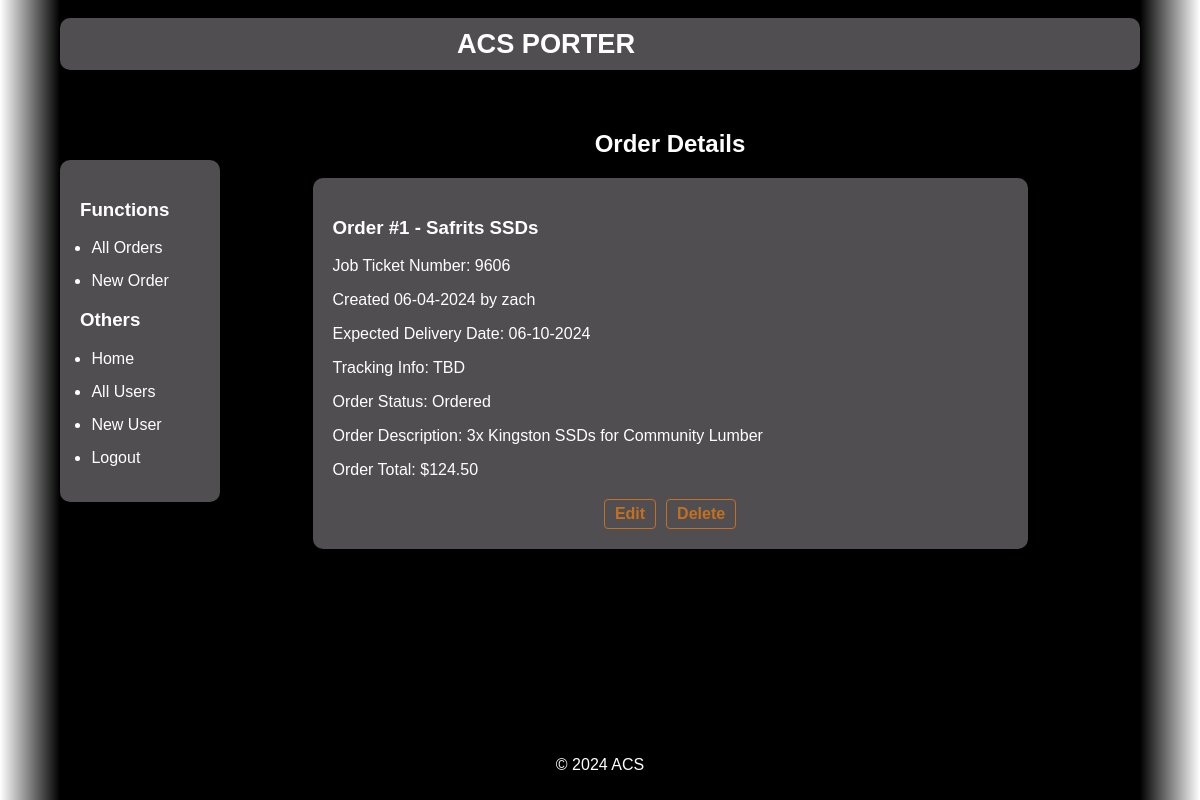
The app's page /orders/1/ (signed in), older data.
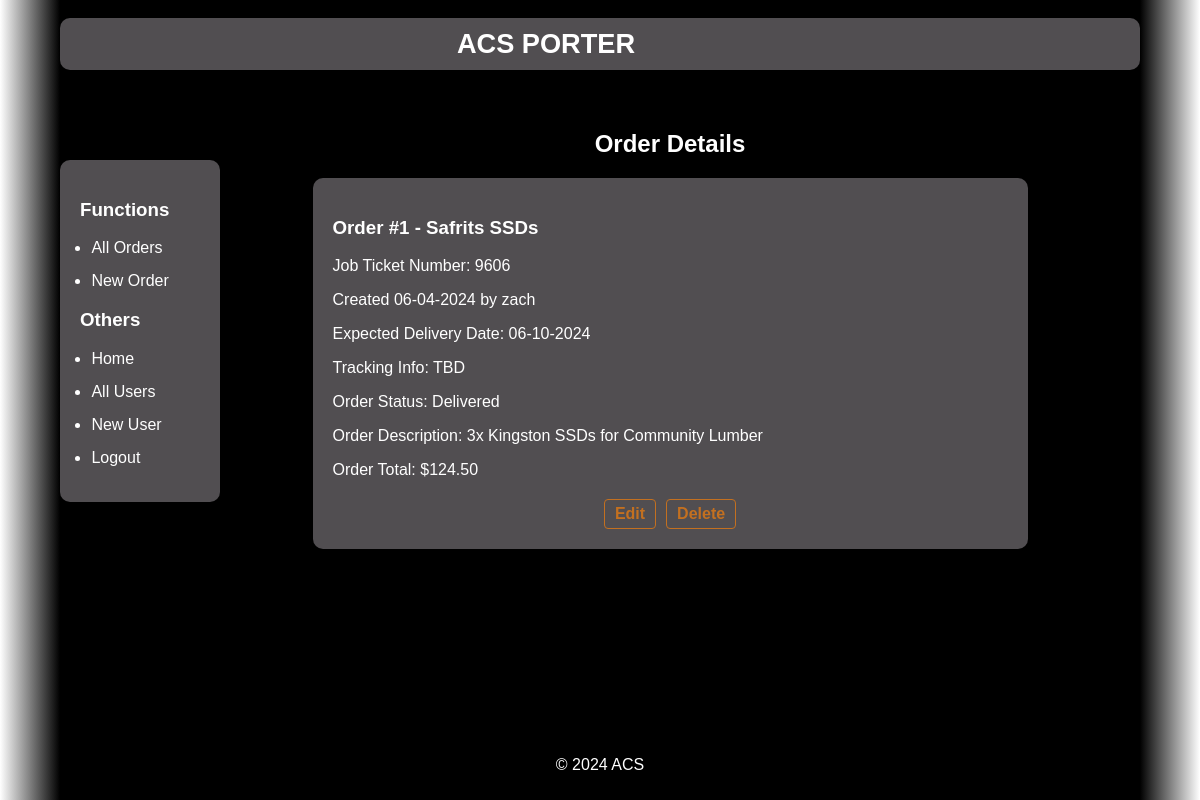
The same page, newer data.
### app/models.py (models this page shows, shortened)
class Order(db.Model):
    id: so.Mapped[int] = db.Column(db.Integer, primary_key=True)
    user_id: so.Mapped[int] = db.Column(db.Integer, db.ForeignKey('user.id'))
    name: so.Mapped[str] = db.Column(db.String(120))
    ticket_number: so.Mapped[str] = db.Column(db.String(120))
    description: so.Mapped[str] = db.Column(db.String(1200))
    tracking_number: so.Mapped[str] = db.Column(db.String(120))
    date: so.Mapped[str] = db.Column(db.DateTime())
    expected_delivery: so.Mapped[str] = db.Column(db.DateTime())
    price: so.Mapped[str] = db.Column(db.String(120))
    status: so.Mapped[str] = db.Column(db.String(120))

### app/routes.py (the view)
@app.route('/orders/<int:order_id>/')
@login_required
def order(order_id):
    order = Order.query.get(order_id)
    creator = User.query.get(Order.query.get(order_id).user_id)
    return render_template('order.html', title='Order', order=order, creator=creator)

### app/models.py (called while the page is built)
@login.user_loader
def load_user(id: int) -> User:
    return User.query.get(int(id))

### app/templates/order.html
﻿{% extends "base.html" %}
{% block content %}
    <h1>Order Details</h1>
    <div class="detailView">
        <h3>Order #{{ order.id }} - {{ order.name }}</h3>
        <p>Job Ticket Number: {{ order.ticket_number }}</p>
        <p>Created {{ order.date.strftime('%m-%d-%Y') }} by {{ creator.username }}</p>
        <p>Expected Delivery Date: {{ order.expected_delivery.strftime('%m-%d-%Y') }}</p>
        <p>Tracking Info: {{ order.tracking_number }} </p>
        <p>Order Status: {{ order.status }}</p>
        <p>Order Description: {{ order.description }}</p>
        <p>Order Total: ${{ order.price }}</p>
            <div class="order-actions">
                <a href="{{ url_for('edit_order', order_id=order.id) }}">Edit</a>
                <a href="{{ url_for('delete_order', order_id=order.id) }}">Delete</a>
            </div>
    </div>
{% endblock %}

Row changes from the older to the newer data that the page shows:
changed Order "Safrits SSDs": status "Ordered" → "Delivered"
